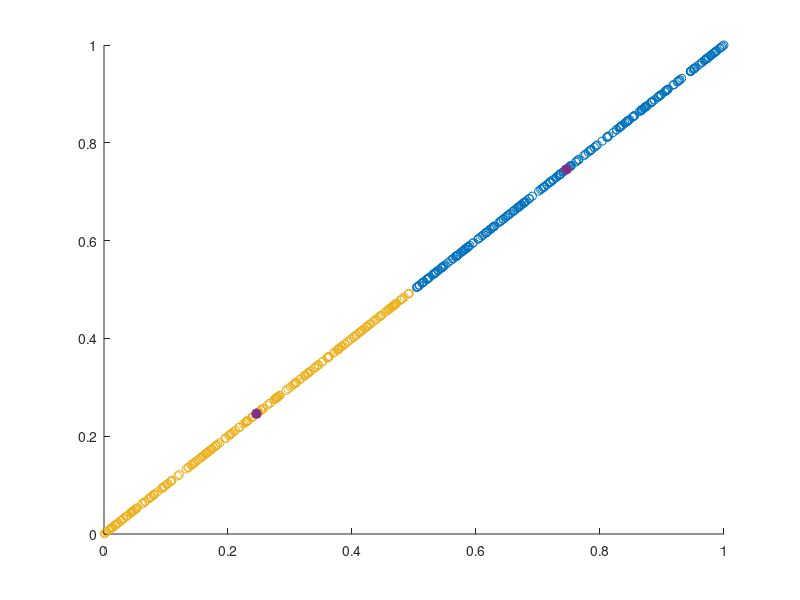

MATLAB code for this plot:
clc
clear all
close all

D = rand(500, 1); % 500 samples with 1 feature

% The number of Clusters
k = 2; 

% Initialization the centroid
% To initialize 'u', the element of input data D is randomly selected.
random = randperm(length(D),k);
u = D(random ,:);

% Start learning
% z == The number of iterations
for z=1:15
    % Create the set of clusters
    % Maximum storage memory allocation
    C = cell(k,1);
    for j=1:length(D)
        % Calculate the distance (euclidean distance)
        for i =1:k
            dist(i,1) = norm(D(j,:)-u(i,:));
        end
        % Assign each observation to the cluster with the nearest mean
        arg = find(dist==min(dist));
        C{arg}(end+1,:) = D(j,:);
    end
    
   % Update
    for i = 1:k
        % Clustered cluster elements
        cluster = C{i};
        % Overall mean value
        cluster = sum(cluster) ./ sum(cluster~=0,1);
        try
            % Once the iteration is complete, based on this, 
            % modify the central axis uk of C through the average of the elements.
            u(i,:) = cluster;
        catch
            fprintf("Update error is occured\n")
        end
    end
    
    % plot
    % Checking cluster results in real time
    cla; 
    hold on;
    for i = 1: k
        cluster = C{i};
        try
            scatter(cluster(:,1),cluster(:,1)) % cluster data
            scatter(u(:,1),u(:,1),'*r','LineWidth',5) % centroid
        catch
            fprintf("Plot error is occured\n")
        end
    end
    pause(0.5)  
end